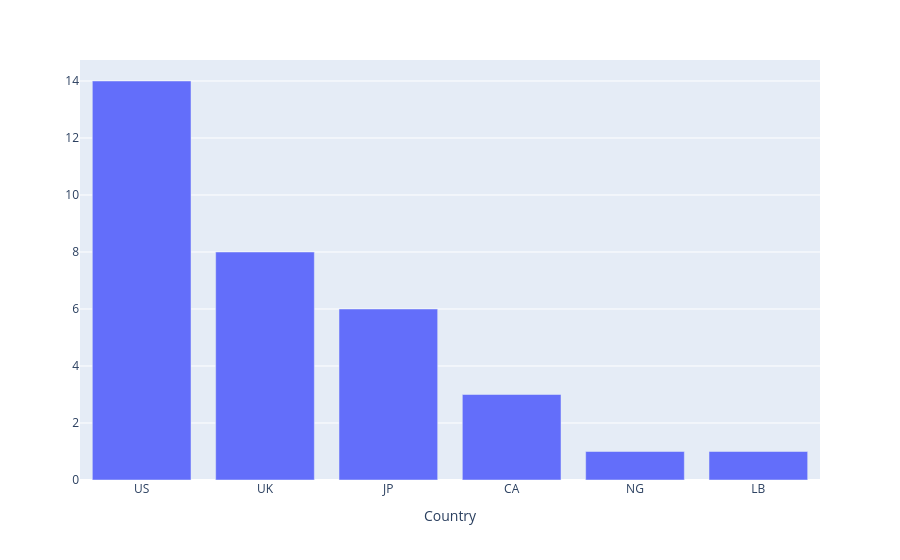

The code cell stored with this chart in its notebook:
### Code cell
import pandas as pd
import plotly.express as px
INPUT_CSV = "data/songs.csv"
df = pd.read_csv(INPUT_CSV)
df = df.sort_index(ascending=False)

counts = (
    df.groupby(["Country", "CountryName"])
      .size()
      .reset_index(name="count")
).sort_values("count", ascending=False).rename(columns={"count": "Count"})

fig = px.bar(
    counts,
    x="Country",
    y="Count",
    hover_data=["CountryName"]
)

fig.update_layout(yaxis_title=None)
fig.show()

### Figure 1 — Plotly figure (JSON) as saved in the notebook; plotly's stock layout.template omitted (floating-point values rounded to 4 significant figures)
{"data": [{"customdata": [["USA"], ["United Kingdom"], ["Japan"], ["Canada"], ["Nigeria"], ["Lebanon"]], "hovertemplate": "Country=%{x}<br>Count=%{y}<br>CountryName=%{customdata[0]}<extra></extra>", "legendgroup": "", "marker": {"color": "#636efa", "pattern": {"shape": ""}}, "name": "", "orientation": "v", "showlegend": false, "textposition": "auto", "type": "bar", "x": ["US", "UK", "JP", "CA", "NG", "LB"], "xaxis": "x", "y": [14, 8, 6, 3, 1, 1], "yaxis": "y"}], "layout": {"barmode": "relative", "legend": {"tracegroupgap": 0}, "margin": {"t": 60}, "xaxis": {"anchor": "y", "domain": [0, 1], "title": {"text": "Country"}}, "yaxis": {"anchor": "x", "domain": [0, 1], "title": {}}}}
